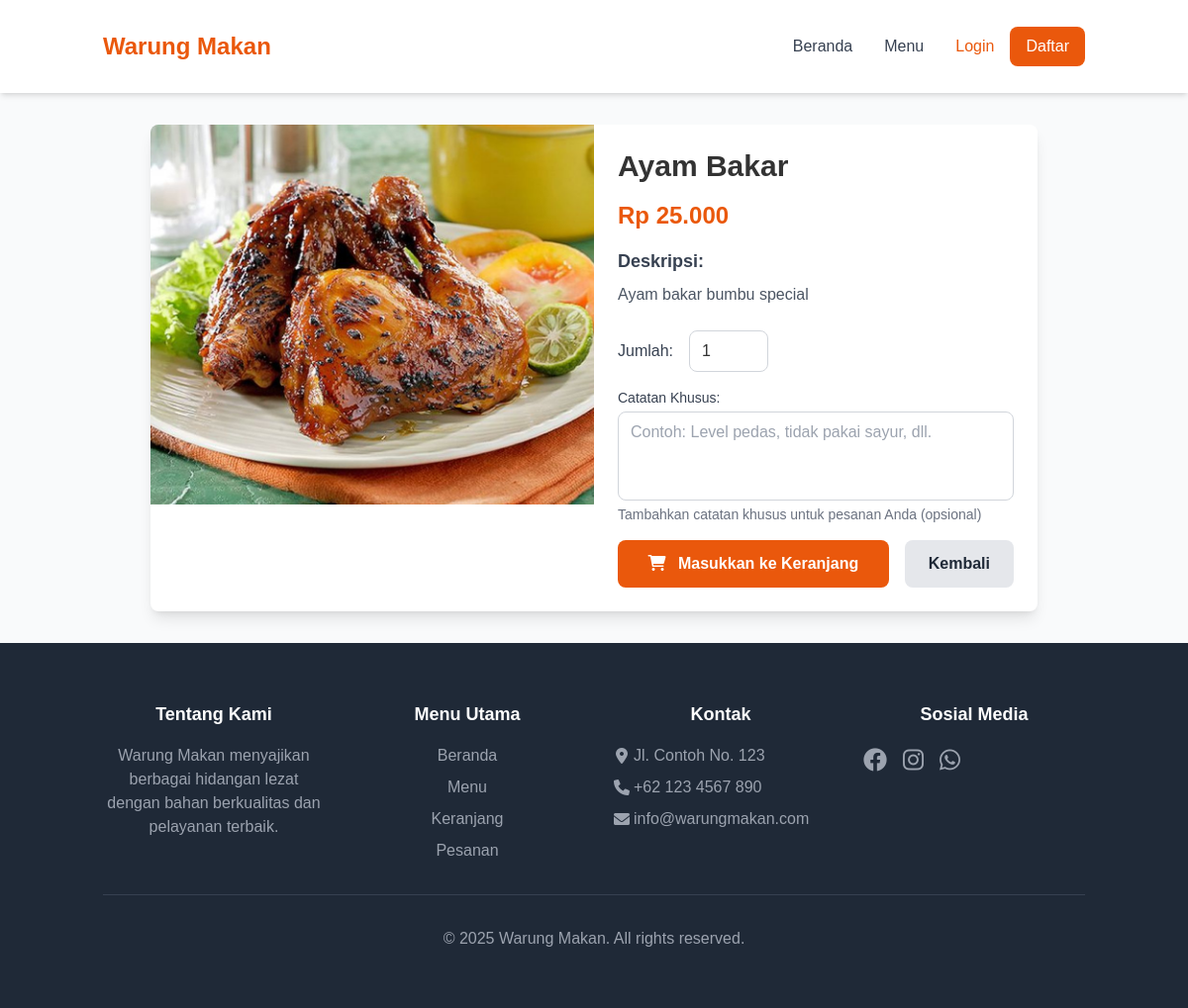
The page /customer/detail_produk.php?id=1 on the database its author committed.
### tables this page shows
CREATE TABLE produk (
    id INT PRIMARY KEY AUTO_INCREMENT,
    nama_produk VARCHAR(100) NOT NULL,
    deskripsi TEXT,
    harga DECIMAL(10,2) NOT NULL,
    gambar VARCHAR(255),
    stok INT DEFAULT 0,
    created_at TIMESTAMP DEFAULT CURRENT_TIMESTAMP,
    updated_at TIMESTAMP DEFAULT CURRENT_TIMESTAMP ON UPDATE CURRENT_TIMESTAMP
);

### customer/detail_produk.php (the view, shortened to what this page needs)
<?php
include '../includes/db.php';
$id = filter_input(INPUT_GET, 'id', FILTER_SANITIZE_NUMBER_INT);
$produk = mysqli_query($conn, "SELECT * FROM produk WHERE id = $id");
$row = mysqli_fetch_assoc($produk);
?>
<?php include '../includes/header.php'; ?>
<div class="container mx-auto px-4 py-8">
    <div class="max-w-4xl mx-auto bg-white rounded-lg shadow-lg overflow-hidden">
        <div class="md:flex">
            <div class="md:w-1/2">
                <img src="../images/<?php echo htmlspecialchars($row['gambar']); ?>"
                     alt="<?php echo htmlspecialchars($row['nama_produk']); ?>"
                     class="w-full h-96 object-cover">
            </div>
            <div class="md:w-1/2 p-6">
                <h1 class="text-3xl font-bold mb-4"><?php echo htmlspecialchars($row['nama_produk']); ?></h1>
                <div class="text-2xl font-bold text-orange-600 mb-4">
                    Rp <?php echo number_format($row['harga'], 0, ',', '.'); ?>
                </div>
                <div class="mb-6">
                    <h3 class="text-gray-700 text-lg font-semibold mb-2">Deskripsi:</h3>
                    <p class="text-gray-600"><?php echo htmlspecialchars($row['deskripsi']); ?></p>
                </div>
                <form method="POST" action="keranjang.php" class="space-y-4">
                    <div class="flex items-center space-x-4">
                        <label for="jumlah" class="text-gray-700">Jumlah:</label>
                        <input type="number"
                               name="jumlah"
                               id="jumlah"
                               min="1"
                               value="1"
                               required
                               class="w-20 px-3 py-2 border border-gray-300 rounded-lg focus:outline-none focus:ring-2 focus:ring-orange-500">
                    </div>
                    <div>
                        <label for="catatan" class="block text-sm font-medium text-gray-700">Catatan Khusus:</label>
                        <textarea name="catatan"
                                  id="catatan"
                                  rows="3"
                                  placeholder="Contoh: Level pedas, tidak pakai sayur, dll."
                                  class="mt-1 block w-full px-3 py-2 border border-gray-300 rounded-lg focus:outline-none focus:ring-2 focus:ring-orange-500 resize-none"></textarea>
                        <p class="mt-1 text-sm text-gray-500">
                            Tambahkan catatan khusus untuk pesanan Anda (opsional)
                        </p>
                    </div>
                    <div class="flex space-x-4">
                        <button type="submit"
                                class="flex-1 bg-orange-600 hover:bg-orange-700 text-white font-bold py-3 px-6 rounded-lg transition-colors">
                            <i class="fas fa-shopping-cart mr-2"></i>
                            Masukkan ke Keranjang
                        </button>
                        <a href="index.php"
                           class="inline-block bg-gray-200 hover:bg-gray-300 text-gray-800 font-bold py-3 px-6 rounded-lg transition-colors">
                            Kembali
                        </a>
                    </div>
                </form>
            </div>
        </div>
    </div>
</div>
<?php include '../includes/footer.php'; ?>

### css/style.css (style rules this page uses)
* { margin: 0; padding: 0; box-sizing: border-box; }
body { font-family: Arial, sans-serif; background-color: #f9f9f9; color: #333; }

### rows shown on the page
produk: gambar (picture), nama_produk "Ayam Bakar", harga "25.000", deskripsi "Ayam bakar bumbu special"
